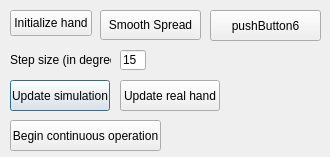
<ui version="4.0" stdsetdef="1" >
  <author></author>
  <comment></comment>
  <exportmacro></exportmacro>
  <class>BarrettHandDlgUI</class>
  <widget class="QDialog" name="BarrettHandDlgUI" >
    <property name="geometry" >
      <rect>
        <x>0</x>
        <y>0</y>
        <width>330</width>
        <height>157</height>
      </rect>
    </property>
    <property name="windowTitle" >
      <string>Barrett Hand</string>
    </property>
    <widget class="QPushButton" name="pushButton17" >
      <property name="geometry" >
        <rect>
          <x>10</x>
          <y>80</y>
          <width>100</width>
          <height>31</height>
        </rect>
      </property>
      <property name="text" >
        <string>Update simulation</string>
      </property>
    </widget>
    <widget class="QLabel" name="textLabel1" >
      <property name="geometry" >
        <rect>
          <x>10</x>
          <y>50</y>
          <width>101</width>
          <height>20</height>
        </rect>
      </property>
      <property name="text" >
        <string>Step size (in degrees)</string>
      </property>
      <property name="wordWrap" >
        <bool>false</bool>
      </property>
    </widget>
    <widget class="QLineEdit" name="stepSize" >
      <property name="geometry" >
        <rect>
          <x>120</x>
          <y>50</y>
          <width>26</width>
          <height>20</height>
        </rect>
      </property>
      <property name="text" >
        <string>15</string>
      </property>
    </widget>
    <widget class="QPushButton" name="continuousOperationButton" >
      <property name="geometry" >
        <rect>
          <x>10</x>
          <y>120</y>
          <width>151</width>
          <height>31</height>
        </rect>
      </property>
      <property name="text" >
        <string>Begin continuous operation</string>
      </property>
    </widget>
    <widget class="QPushButton" name="pushButton18" >
      <property name="geometry" >
        <rect>
          <x>120</x>
          <y>80</y>
          <width>100</width>
          <height>31</height>
        </rect>
      </property>
      <property name="text" >
        <string>Update real hand</string>
      </property>
    </widget>
    <widget class="QPushButton" name="pushButton19" >
      <property name="geometry" >
        <rect>
          <x>10</x>
          <y>10</y>
          <width>82</width>
          <height>26</height>
        </rect>
      </property>
      <property name="text" >
        <string>Initialize hand</string>
      </property>
    </widget>
    <widget class="QPushButton" name="smoothButton" >
      <property name="geometry" >
        <rect>
          <x>100</x>
          <y>10</y>
          <width>101</width>
          <height>30</height>
        </rect>
      </property>
      <property name="text" >
        <string>Smooth Spread</string>
      </property>
    </widget>
    <widget class="QPushButton" name="initSpreadButton" >
      <property name="geometry" >
        <rect>
          <x>210</x>
          <y>10</y>
          <width>111</width>
          <height>31</height>
        </rect>
      </property>
      <property name="text" >
        <string>pushButton6</string>
      </property>
    </widget>
  </widget>
  <layoutdefault spacing="6" margin="11" />
  <pixmapfunction>qPixmapFromMimeSource</pixmapfunction>
  <connections>
    <connection>
      <sender>pushButton18</sender>
      <signal>clicked()</signal>
      <receiver>BarrettHandDlgUI</receiver>
      <slot>realHandFromSimulation()</slot>
    </connection>
    <connection>
      <sender>continuousOperationButton</sender>
      <signal>clicked()</signal>
      <receiver>BarrettHandDlgUI</receiver>
      <slot>toggleContinuousOperation()</slot>
    </connection>
    <connection>
      <sender>pushButton17</sender>
      <signal>clicked()</signal>
      <receiver>BarrettHandDlgUI</receiver>
      <slot>simulationFromRealHand()</slot>
    </connection>
    <connection>
      <sender>pushButton19</sender>
      <signal>clicked()</signal>
      <receiver>BarrettHandDlgUI</receiver>
      <slot>initializeHand()</slot>
    </connection>
    <connection>
      <sender>smoothButton</sender>
      <signal>clicked()</signal>
      <receiver>BarrettHandDlgUI</receiver>
      <slot>smoothButton_clicked()</slot>
    </connection>
    <connection>
      <sender>initSpreadButton</sender>
      <signal>clicked()</signal>
      <receiver>BarrettHandDlgUI</receiver>
      <slot>initSpreadButton_clicked()</slot>
    </connection>
  </connections>
</ui>
